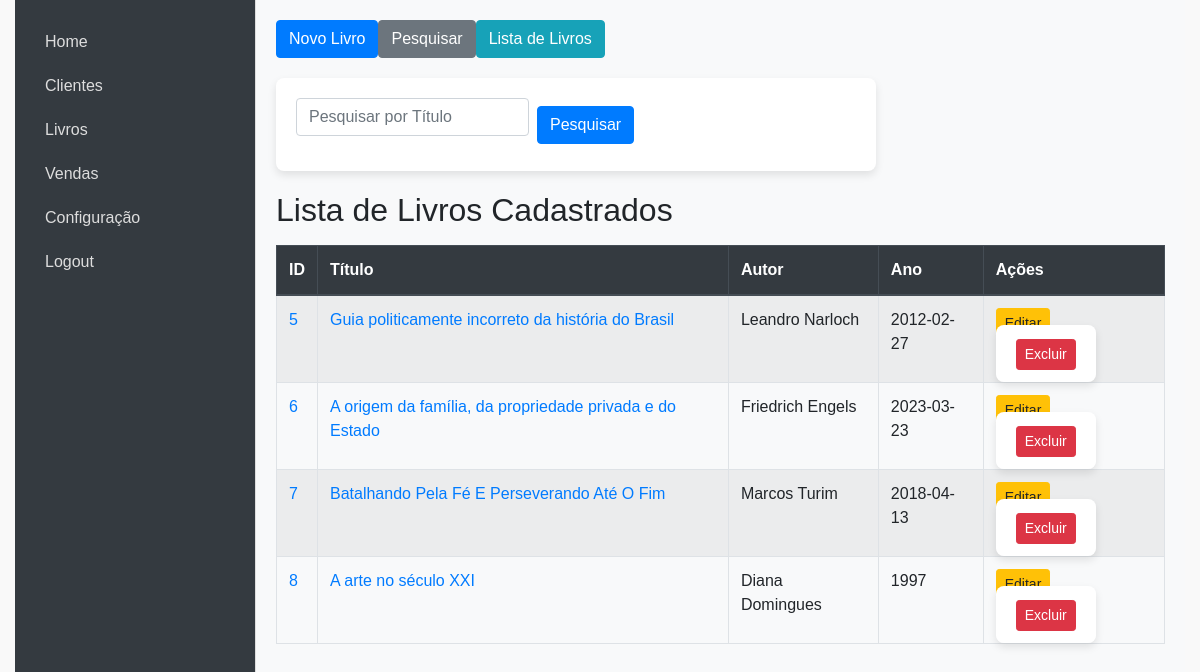
The page /livros (signed in) on the database as committed earlier.
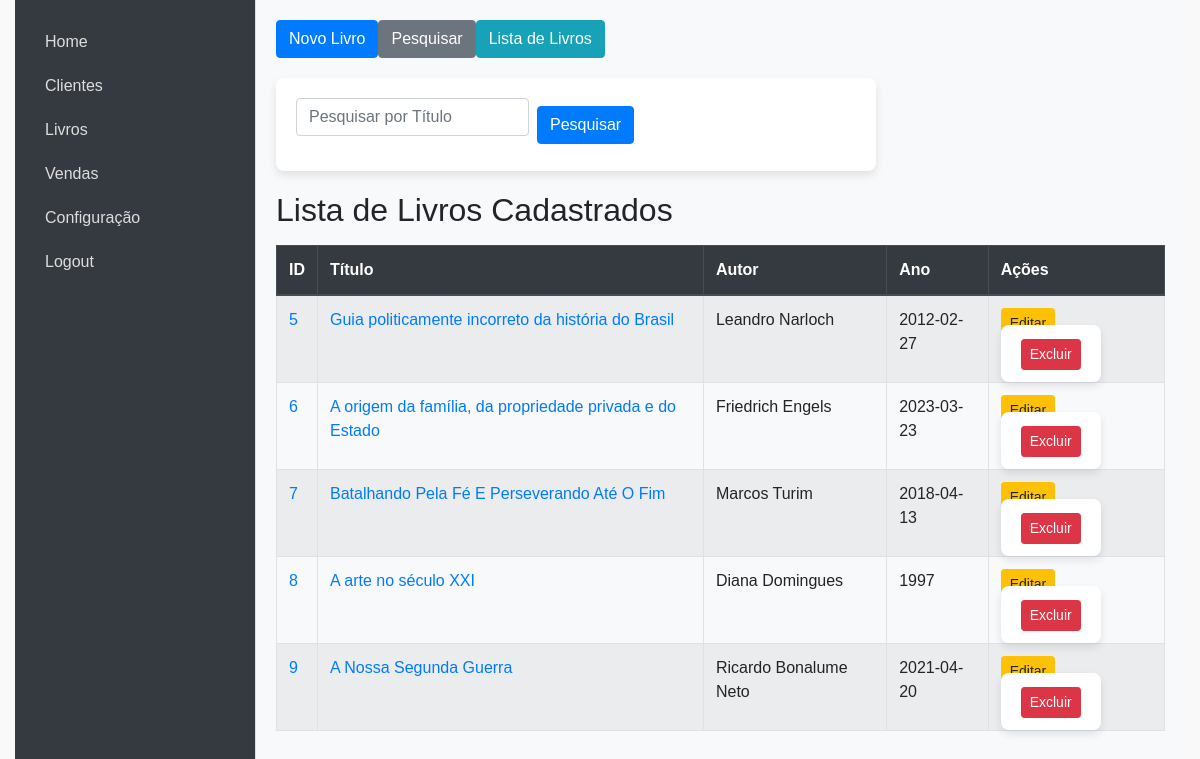
The same page on the database as committed later.
### models.py (models this page shows, shortened)
class Livro(db.Model):
    id = db.Column(db.Integer, primary_key=True)
    titulo = db.Column(db.String(100), nullable=False)
    autor = db.Column(db.String(100), nullable=False)
    editora = db.Column(db.String(100), nullable=False)
    idade_leitura = db.Column(db.String(100), nullable=False)
    isbn = db.Column(db.String(20), nullable=False)
    ano = db.Column(db.Integer, nullable=False)
    num_paginas = db.Column(db.Integer, nullable=False)
    valor = db.Column(db.Float, nullable=False)
    capa_livro = db.Column(db.String(200), nullable=True)
    estoque = db.Column(db.Integer, default=0)

### app.py (the view)
@app.route('/livros')
def livros():
    if 'username' not in session:
        return redirect(url_for('login'))
    livros = Livro.query.all()
    return render_template('livros.html', livros=livros)

### templates/livros.html (shortened to what this page needs)
{% extends "index.html" %}
{% block content %}
    <div class="top-menu mb-3 d-flex gap-2">
        <button class="btn btn-primary" onclick="window.location.href='{{ url_for('novo_livro') }}'">Novo Livro</button>
        <button id="showPesquisarButton" class="btn btn-secondary" onclick="togglePesquisar()">Pesquisar</button>
        <button class="btn btn-info" onclick="window.location.href='{{ url_for('livros') }}'">Lista de Livros</button>
    </div>
    <div id="pesquisarForm" class="hidden mb-3">
        <form action="{{ url_for('livros') }}" method="GET" class="form-inline">
            <input type="text" class="form-control mr-2" name="titulo" placeholder="Pesquisar por Título" value="{{ request.args.get('titulo', '') }}">
            <button type="submit" class="btn btn-primary">Pesquisar</button>
        </form>
    </div>
    <h2>Lista de Livros Cadastrados</h2>
    <table class="table table-striped table-bordered mt-3">
        <thead class="thead-dark">
            <tr>
                <th>ID</th>
                <th>Título</th>
                <th>Autor</th>
                <th>Ano</th>
                <th>Ações</th>
            </tr>
        </thead>
        <tbody>
            {% for livro in livros %}
            <tr>
                <td><a href="{{ url_for('visualizar_livro', id=livro.id) }}" target="_blank">{{ livro.id }}</a></td>
                <td><a href="{{ url_for('visualizar_livro', id=livro.id) }}" target="_blank">{{ livro.titulo }}</a></td>
                <td>{{ livro.autor }}</td>
                <td>{{ livro.ano }}</td>
                <td>
                    <a href="{{ url_for('editar_livro', id=livro.id) }}" class="btn btn-sm btn-warning">Editar</a>
                    <form action="{{ url_for('deletar_livro', id=livro.id) }}" method="POST" style="display:inline;">
                        <button type="submit" class="btn btn-sm btn-danger" onclick="return confirmarExclusao()">Excluir</button>
                    </form>
                </td>
            </tr>
            {% endfor %}
        </tbody>
    </table>
{% endblock %}

### templates/index.html (shortened to what this page needs)
<!DOCTYPE html>
<html lang="pt-BR">
<head>
    <link href="https://stackpath.bootstrapcdn.com/bootstrap/4.5.2/css/bootstrap.min.css" rel="stylesheet">
    <link rel="stylesheet" href="{{ url_for('static', filename='style.css') }}">
</head>
<body>
    <div class="container-fluid">
        <aside class="sidebar">
            <ul class="nav flex-column">
                <li class="nav-item"><a class="nav-link" href="/">Home</a></li>
                <li class="nav-item"><a class="nav-link" href="/clientes">Clientes</a></li>
                <li class="nav-item"><a class="nav-link" href="/livros">Livros</a></li>
                <li class="nav-item"><a class="nav-link" href="/vendas">Vendas</a></li>
                <li class="nav-item"><a class="nav-link" href="/configuracao">Configuração</a></li>
                <li class="nav-item"><a class="nav-link" href="/logout">Logout</a></li>
              </ul>
        </aside>
        <main class="content">
            {% block content %}{% endblock %}
        </main>
    </div>
</body>
</html>

### static/style.css (style rules this page uses)
* { margin: 0; padding: 0; box-sizing: border-box; }
body { font-family: Arial, sans-serif; background-color: #f9f9f9; height: 100vh; display: flex; }
.container-fluid { display: flex; width: 100%; height: 100%; }
.sidebar { width: 240px; background-color: #343a40; color: #fff; padding: 20px; position: fixed; height: 100%; overflow: auto; }
.sidebar .nav { flex-direction: column; }
.sidebar .nav-link { color: #ddd; font-size: 16px; padding: 10px; border-radius: 5px; }
.content { margin-left: 240px; padding: 20px; flex: 1; background-color: #f8f9fa; border-left: 1px solid #ddd; overflow-y: auto; }
form { margin: 20px 0; display: flex; flex-direction: column; width: 100%; max-width: 600px; background-color: #fff; padding: 20px; border-radius: 8px; box-shadow: 0 4px 8px rgba(0, 0, 0, 0.1); }
form input, form select { margin-bottom: 15px; padding: 10px; font-size: 14px; border: 1px solid #ddd; border-radius: 4px; width: 100%; }
form button { padding: 10px; background-color: #333; color: #fff; border: none; border-radius: 4px; font-size: 16px; cursor: pointer; }
table { width: 100%; border-collapse: collapse; margin-top: 20px; }
table th, table td { border: 1px solid #ddd; padding: 10px; text-align: left; }
table th { background-color: #f4f4f4; color: #333; }

Rows that differ between the two databases and show on the page:
added Livro: id "9", titulo "A Nossa Segunda Guerra", autor "Ricardo Bonalume Neto", ano "2021-04-20"
